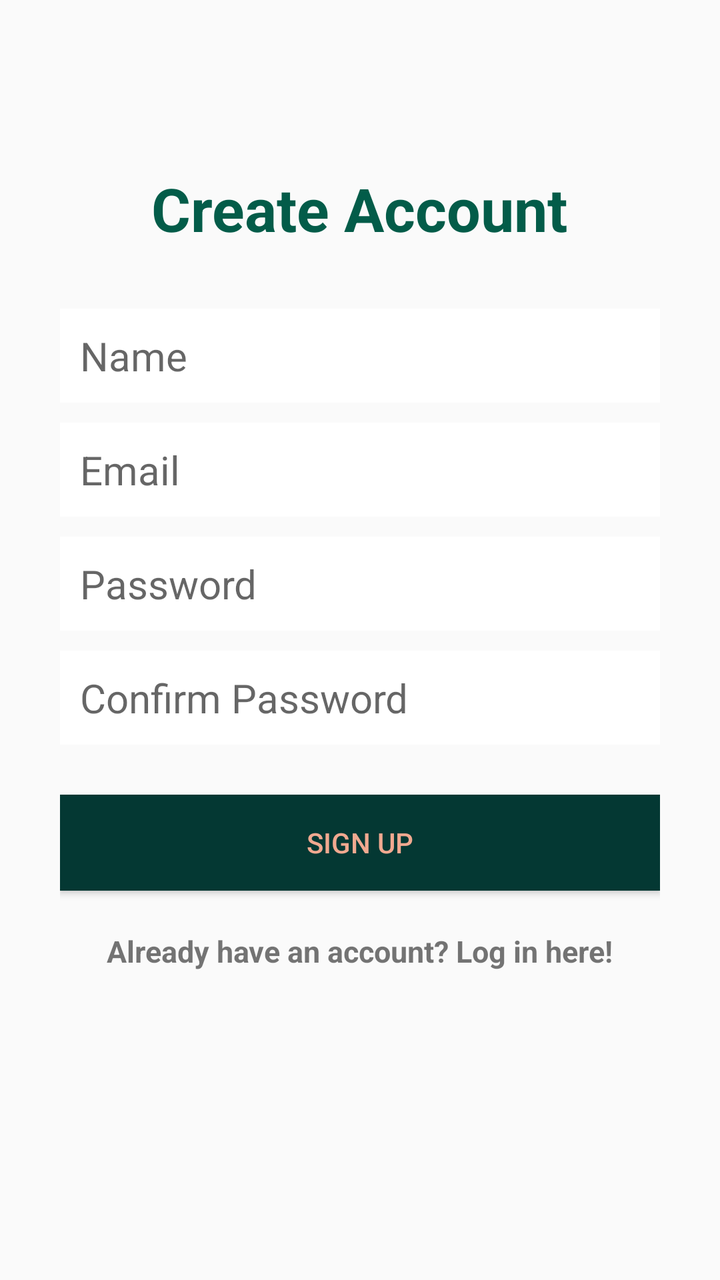
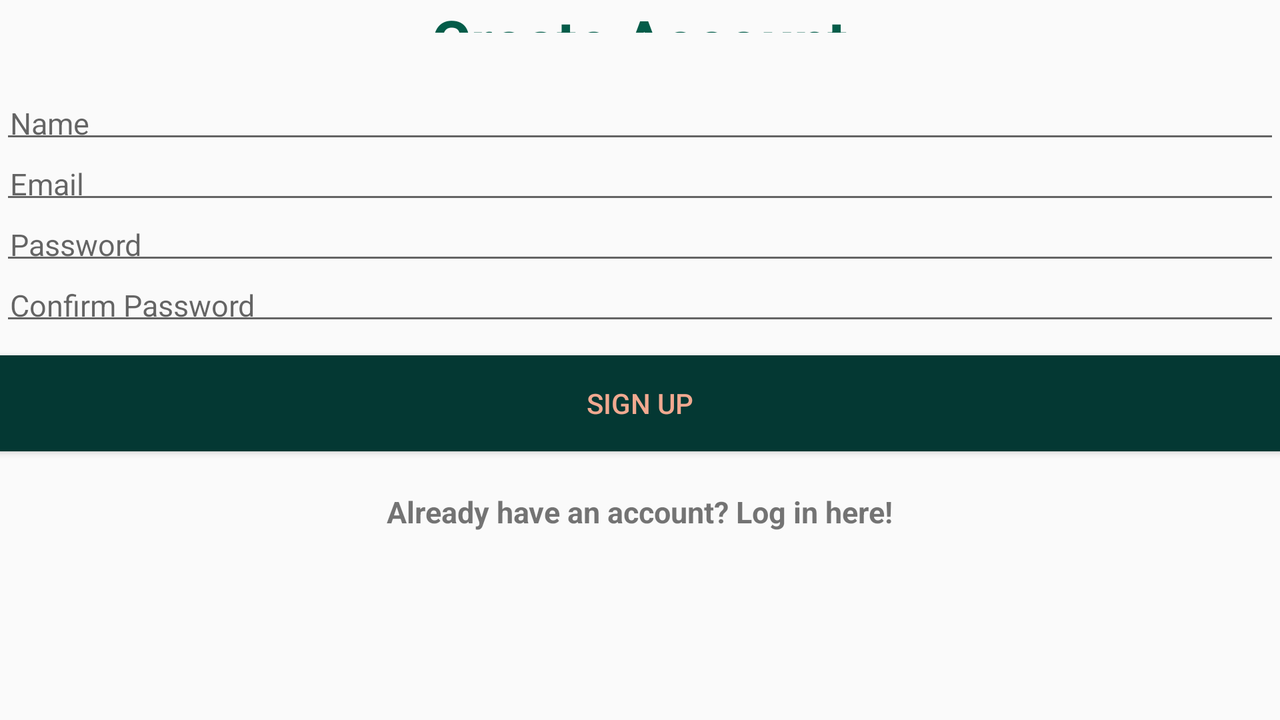

An Android layout and its configuration variant, each rendered on a device that would load it. The default file and the variant file are quoted in full after the pictures.
<!-- AndroidManifest.xml: application theme AppTheme -->
<!-- res/layout/activity_new_account.xml -->
<?xml version="1.0" encoding="utf-8"?>
<RelativeLayout xmlns:android="http://schemas.android.com/apk/res/android"
    xmlns:app="http://schemas.android.com/apk/res-auto"
    xmlns:tools="http://schemas.android.com/tools"
    android:layout_width="match_parent"
    android:layout_height="match_parent"
    tools:context=".ui.NewAccountActivity">

    <LinearLayout
        android:orientation="vertical"
        android:layout_width="match_parent"
        android:layout_height="wrap_content"
        android:padding="30dp"
        android:layout_centerVertical="true"
        android:layout_centerHorizontal="true"
        android:id="@+id/linearLayout">

        <EditText
            android:id="@+id/nameEditText"
            android:layout_width="match_parent"
            android:layout_height="wrap_content"
            android:background="@android:color/white"
            android:hint="Name"
            android:nextFocusDown="@+id/passwordEditText"
            android:padding="10dp"
            android:layout_marginBottom="10dp"
            android:textColor="@android:color/black"
            android:textSize="20sp" />

        <EditText
            android:id="@+id/emailEditText"
            android:layout_width="match_parent"
            android:layout_height="wrap_content"
            android:background="@android:color/white"
            android:hint="Email"
            android:inputType="textEmailAddress"
            android:nextFocusDown="@+id/passwordEditText"
            android:padding="10dp"
            android:layout_marginBottom="10dp"
            android:textColor="@android:color/black"
            android:textSize="20sp" />

        <EditText
            android:id="@+id/passwordEditText"
            android:layout_width="match_parent"
            android:layout_height="wrap_content"
            android:background="@android:color/white"
            android:hint="Password"
            android:inputType="textPassword"
            android:nextFocusDown="@+id/passwordEditText"
            android:padding="10dp"
            android:layout_marginBottom="10dp"
            android:textColor="@android:color/black"
            android:textSize="20sp" />

        <EditText
            android:id="@+id/confirmPasswordEditText"
            android:layout_width="match_parent"
            android:layout_height="wrap_content"
            android:background="@android:color/white"
            android:hint="Confirm Password"
            android:inputType="textPassword"
            android:nextFocusDown="@+id/passwordEditText"
            android:padding="10dp"
            android:layout_marginBottom="10dp"
            android:textColor="@android:color/black"
            android:textSize="20sp" />


        <Button
            android:id="@+id/createUserButton"
            android:layout_width="match_parent"
            android:layout_height="wrap_content"
            android:layout_marginTop="15dp"
            android:background="#043833"
            android:padding="10dp"
            android:text="Sign up"
            android:textColor="#F1A990" />

        <TextView
            android:layout_width="wrap_content"
            android:layout_height="wrap_content"
            android:layout_marginTop="20dp"
            android:textStyle="bold"
            android:textSize="15sp"
            android:text="Already have an account? Log in here!"
            android:id="@+id/loginTextView"
            android:layout_gravity="center_horizontal" />

    </LinearLayout>

    <TextView
        android:layout_width="wrap_content"
        android:layout_height="wrap_content"
        android:layout_above="@+id/linearLayout"
        android:layout_centerHorizontal="true"
        android:text="Create Account"
        android:textColor="#035C49"
        android:textSize="30dp"
        android:textStyle="bold" />


</RelativeLayout>
<!-- resources referenced by this layout -->
<resources>
  <style name="AppTheme" parent="Theme.AppCompat.Light.DarkActionBar">
          
          <item name="colorPrimary">@color/colorAccent</item>
          <item name="colorPrimaryDark">@color/black</item>
          <item name="colorAccent">@color/colorAccent</item>
      </style>
  <color name="colorAccent">#25533D</color>
  <color name="black">#000000</color>
</resources>
<!-- res/layout-land/activity_new_account.xml (the repository's variant of the layout above) -->
<!-- drawn on the phone turned sideways -->
<?xml version="1.0" encoding="utf-8"?>
<RelativeLayout xmlns:android="http://schemas.android.com/apk/res/android"
    xmlns:app="http://schemas.android.com/apk/res-auto"
    xmlns:tools="http://schemas.android.com/tools"
    android:layout_width="match_parent"
    android:layout_height="match_parent"
    tools:context=".ui.NewAccountActivity">

    <LinearLayout
        android:id="@+id/linearLayout"
        android:layout_width="705dp"
        android:layout_height="327dp"
        android:layout_centerInParent="true"
        android:orientation="vertical"
        android:paddingTop="30dp">

        <EditText
            android:id="@+id/nameEditText"
            android:layout_width="match_parent"
            android:layout_height="wrap_content"
            android:hint="Name"
            android:nextFocusDown="@+id/passwordEditText"
            android:padding="5dp"
            android:textColor="@android:color/black"
            android:textSize="15sp" />

        <EditText
            android:id="@+id/emailEditText"
            android:layout_width="match_parent"
            android:layout_height="wrap_content"
            android:hint="Email"
            android:inputType="textEmailAddress"
            android:nextFocusDown="@+id/passwordEditText"
            android:padding="5dp"
            android:textColor="@android:color/black"
            android:textSize="15sp" />

        <EditText
            android:id="@+id/passwordEditText"
            android:layout_width="match_parent"
            android:layout_height="wrap_content"
            android:hint="Password"
            android:inputType="textPassword"
            android:nextFocusDown="@+id/passwordEditText"
            android:padding="5dp"
            android:textColor="@android:color/black"
            android:textSize="15sp" />

        <EditText
            android:id="@+id/confirmPasswordEditText"
            android:layout_width="match_parent"
            android:layout_height="wrap_content"
            android:hint="Confirm Password"
            android:inputType="textPassword"
            android:nextFocusDown="@+id/passwordEditText"
            android:padding="5dp"
            android:textColor="@android:color/black"
            android:textSize="15sp" />


        <Button
            android:id="@+id/createUserButton"
            android:layout_width="match_parent"
            android:layout_height="wrap_content"
            android:layout_marginTop="10dp"
            android:background="#043833"
            android:padding="10dp"
            android:text="Sign up"
            android:textColor="#F1A990" />

        <TextView
            android:id="@+id/loginTextView"
            android:layout_width="wrap_content"
            android:layout_height="wrap_content"
            android:layout_gravity="center_horizontal"
            android:layout_marginTop="20dp"
            android:text="Already have an account? Log in here!"
            android:textSize="15sp"
            android:textStyle="bold" />

    </LinearLayout>

    <TextView
        android:layout_width="wrap_content"
        android:layout_height="wrap_content"
        android:layout_above="@+id/linearLayout"
        android:layout_centerHorizontal="true"
        android:text="Create Account"
        android:textColor="#035C49"
        android:textSize="30dp"
        android:textStyle="bold" />


</RelativeLayout>
